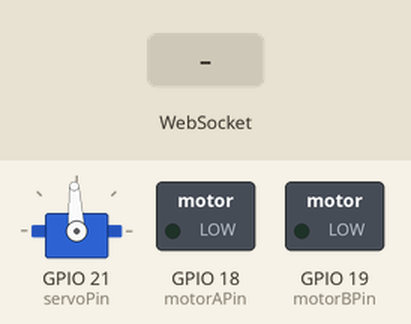
This sketch was run on a simulated ESP32. Shown: servo, switched loads named in the sketch (green lamp = pin HIGH). The test bench sets the inputs (shaded band). Servo pulses on a pin are drawn as a servo (544–2400 µs = 0–180°); what the sketch prints to the serial monitor is not drawn.

Above: at 1.2 s.
1.3 s: WebSocket text "5" received
At 1.6 s:
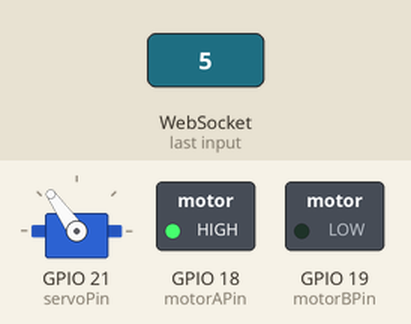
2.8 s: WebSocket text "|" received
At 3.9 s:
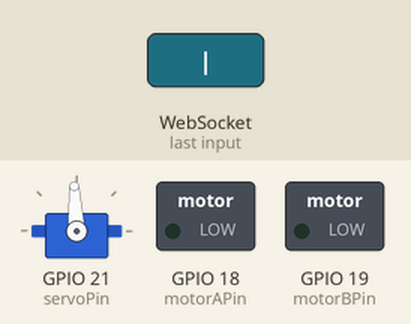
4.3 s: WebSocket text "90" received
At 5.0 s:
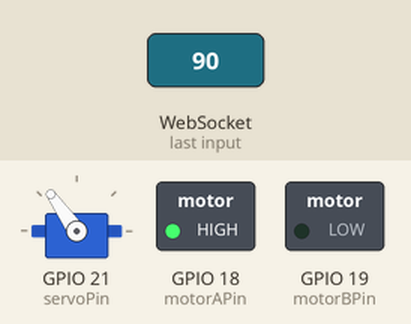
Timing chart, 0 to 7.3 s (numbered marks = the images above; inputs shaded):
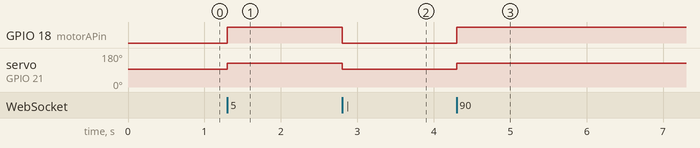

The sketch:

GamePad_Digital_ESP32.ino
```cpp
#include <WiFi.h>
#include <WebServer.h>
#include <WebSocketsServer.h>

// WIFI
const char* ssid = "ESP32-Car";
const char* password = "12345678";

WebServer server(80);
WebSocketsServer webSocket = WebSocketsServer(81);

// PINES
const int motorAPin = 18;
const int motorBPin = 19;
const int servoPin  = 21;

// SERVO
const int SERVO_CENTER = 90;
const int SERVO_MIN = 60;
const int SERVO_MAX = 120;

// =====================================================
// PWM (CORE 3.x)
// =====================================================
void setupPWM() {
    ledcAttach(motorAPin, 8000, 10);
    ledcAttach(motorBPin, 8000, 10);
    ledcAttach(servoPin, 50, 16);

    ledcWrite(motorAPin, 0);
    ledcWrite(motorBPin, 0);
}

// MOTOR
void motorStop() {
    ledcWrite(motorAPin, 0);
    ledcWrite(motorBPin, 0);
}

void writeMotor(int speed, bool forward) {
    speed = constrain(speed, 0, 1023);

    if (forward) {
        ledcWrite(motorBPin, 0);
        ledcWrite(motorAPin, speed);
    } else {
        ledcWrite(motorAPin, 0);
        ledcWrite(motorBPin, speed);
    }
}

// SERVO
void writeServo(int angle) {
    angle = constrain(angle, SERVO_MIN, SERVO_MAX);
    int pulse = map(angle, 0, 180, 500, 2500);
    int duty  = (pulse * 65535) / 20000;
    ledcWrite(servoPin, duty);
}

// =====================================================
// HTML + JOYSTICK PRO
// =====================================================
String webpage =
"<!DOCTYPE html>"
"<html>"
"<head>"
"<meta name='viewport' content='width=device-width, initial-scale=1.0, user-scalable=no'>"
"<title>ESP32 CAR</title>"
"</head>"
"<body style='margin:0;text-align:center;background:#111;color:white;'>"

"<h2>Joystick</h2>"
"<canvas id='joy' width='300' height='300' style='background:#222;border-radius:50%;touch-action:none;'></canvas>"

"<script>"
"let canvas = document.getElementById('joy');"
"let ctx = canvas.getContext('2d');"

"let center = 150;"
"let posX = center;"
"let posY = center;"
"let active = false;"

"let socket = new WebSocket('ws://' + window.location.hostname + ':81');"

"let lastSend = 0;"

// 🔥 BLOQUEAR SCROLL Y RECARGA
"document.body.style.overflow='hidden';"
"document.body.style.touchAction='none';"
"document.addEventListener('touchmove', function(e){e.preventDefault();}, {passive:false});"

// 🔥 DIBUJO
"function draw(){"
"ctx.clearRect(0,0,300,300);"
"ctx.beginPath();ctx.arc(center,center,140,0,Math.PI*2);ctx.stroke();"
"ctx.beginPath();ctx.arc(posX,posY,30,0,Math.PI*2);ctx.fill();"
"}"

// 🔥 ENVÍO
"function sendData(){"
"let x=(posX-center)/100;"
"let y=(center-posY)/100;"
"socket.send(x.toFixed(2)+'|'+y.toFixed(2));"
"}"

// 🔥 LIMITAR MOVIMIENTO
"function limitStick(x,y){"
"let dx=x-center;"
"let dy=y-center;"
"let dist=Math.sqrt(dx*dx+dy*dy);"
"if(dist>100){dx=dx/dist*100;dy=dy/dist*100;}"
"return {x:center+dx,y:center+dy};"
"}"

// 🔥 ACTUALIZAR
"function update(x,y){"
"let now=Date.now();"
"if(now-lastSend<30)return;"
"lastSend=now;"
"let p=limitStick(x,y);"
"posX=p.x;"
"posY=p.y;"
"draw();"
"sendData();"
"}"

// 🔥 TOUCH EVENTS
"canvas.addEventListener('touchstart', function(){active=true;});"

"canvas.addEventListener('touchmove', function(e){"
"if(!active)return;"
"let rect=canvas.getBoundingClientRect();"
"let t=e.touches[0];"
"update(t.clientX-rect.left, t.clientY-rect.top);"
"});"

"canvas.addEventListener('touchend', function(){"
"active=false;"
"posX=center;"
"posY=center;"
"draw();"
"sendData();"
"});"

"draw();"
"</script>"

"</body>"
"</html>";

// =====================================================
// WEBSOCKET
// =====================================================
void onWebSocketEvent(uint8_t num, WStype_t type, uint8_t * payload, size_t length) {

    if (type == WStype_TEXT) {

        String msg = String((char*)payload);
        int sep = msg.indexOf("|");

        float x = msg.substring(0, sep).toFloat();
        float y = msg.substring(sep + 1).toFloat();

        int speed = abs(y) * 1023;
        bool forward = (y > 0);

        if (abs(y) < 0.1) motorStop();
        else writeMotor(speed, forward);

        int servoAngle = map(x * 100, -100, 100, SERVO_MIN, SERVO_MAX);
        writeServo(servoAngle);
    }
}

// =====================================================
// SETUP
// =====================================================
void setup() {
    Serial.begin(115200);

    setupPWM();
    writeServo(SERVO_CENTER);
    motorStop();

    WiFi.softAP(ssid, password);

    server.on("/", []() {
        server.send(200, "text/html", webpage);
    });

    server.begin();

    webSocket.begin();
    webSocket.onEvent(onWebSocketEvent);

    Serial.println("Listo!");
    Serial.println(WiFi.softAPIP());
}

// =====================================================
// LOOP
// =====================================================
void loop() {
    server.handleClient();
    webSocket.loop();
}
```

Measured:
- after the input at 1.3 s, GPIO 18 (motorAPin): LOW → HIGH at once; servo on GPIO 21 (servoPin): 93° → 125° at once
- after the input at 2.8 s, GPIO 18 (motorAPin): HIGH → LOW at once; servo on GPIO 21 (servoPin): 125° → 93° at once
- after the input at 4.3 s, GPIO 18 (motorAPin): LOW → HIGH at once; servo on GPIO 21 (servoPin): 93° → 125° at once
